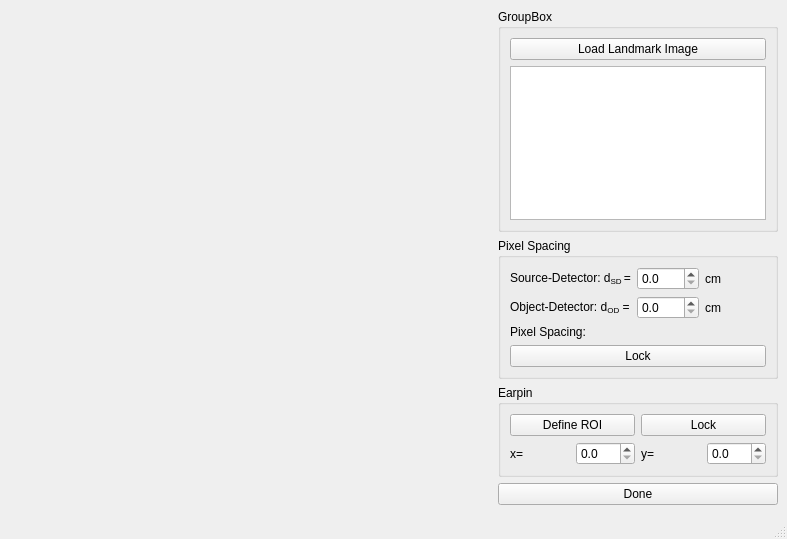
<?xml version="1.0" encoding="UTF-8"?>
<ui version="4.0">
 <class>Landmark</class>
 <widget class="QMainWindow" name="Landmark">
  <property name="geometry">
   <rect>
    <x>0</x>
    <y>0</y>
    <width>787</width>
    <height>539</height>
   </rect>
  </property>
  <property name="windowTitle">
   <string>Landmark Definition</string>
  </property>
  <widget class="QWidget" name="centralwidget">
   <layout class="QGridLayout" name="gridLayout_2">
    <item row="0" column="0" rowspan="2">
     <widget class="matplotlibWidget" name="Display_Landmarks" native="true">
      <property name="sizePolicy">
       <sizepolicy hsizetype="MinimumExpanding" vsizetype="Preferred">
        <horstretch>0</horstretch>
        <verstretch>0</verstretch>
       </sizepolicy>
      </property>
     </widget>
    </item>
    <item row="0" column="1">
     <widget class="QGroupBox" name="groupBox_2">
      <property name="sizePolicy">
       <sizepolicy hsizetype="Maximum" vsizetype="Preferred">
        <horstretch>0</horstretch>
        <verstretch>0</verstretch>
       </sizepolicy>
      </property>
      <property name="title">
       <string>GroupBox</string>
      </property>
      <layout class="QGridLayout" name="gridLayout">
       <item row="0" column="0">
        <widget class="QPushButton" name="Button_LoadLandmark">
         <property name="text">
          <string>Load Landmark Image</string>
         </property>
        </widget>
       </item>
       <item row="1" column="0">
        <widget class="QTextBrowser" name="Text_Filename"/>
       </item>
      </layout>
     </widget>
    </item>
    <item row="1" column="1">
     <layout class="QVBoxLayout" name="verticalLayout">
      <item>
       <widget class="QGroupBox" name="groupBox_autodetect">
        <property name="minimumSize">
         <size>
          <width>215</width>
          <height>0</height>
         </size>
        </property>
        <property name="title">
         <string>Pixel Spacing</string>
        </property>
        <layout class="QGridLayout" name="gridLayout_4">
         <item row="0" column="0">
          <widget class="QLabel" name="label_4">
           <property name="text">
            <string>&lt;html&gt;&lt;head/&gt;&lt;body&gt;&lt;p&gt;Source-Detector: d&lt;span style=&quot; vertical-align:sub;&quot;&gt;SD &lt;/span&gt;=&lt;/p&gt;&lt;/body&gt;&lt;/html&gt;</string>
           </property>
          </widget>
         </item>
         <item row="0" column="1">
          <widget class="QDoubleSpinBox" name="d_SourceDetector">
           <property name="decimals">
            <number>1</number>
           </property>
           <property name="maximum">
            <double>400.000000000000000</double>
           </property>
          </widget>
         </item>
         <item row="0" column="2">
          <widget class="QLabel" name="label_6">
           <property name="text">
            <string>cm</string>
           </property>
          </widget>
         </item>
         <item row="1" column="0">
          <widget class="QLabel" name="label_5">
           <property name="text">
            <string>&lt;html&gt;&lt;head/&gt;&lt;body&gt;&lt;p&gt;Object-Detector: d&lt;span style=&quot; vertical-align:sub;&quot;&gt;OD&lt;/span&gt; =&lt;/p&gt;&lt;/body&gt;&lt;/html&gt;</string>
           </property>
          </widget>
         </item>
         <item row="1" column="1">
          <widget class="QDoubleSpinBox" name="d_ObjectDetector">
           <property name="decimals">
            <number>1</number>
           </property>
           <property name="maximum">
            <double>400.000000000000000</double>
           </property>
          </widget>
         </item>
         <item row="1" column="2">
          <widget class="QLabel" name="label_7">
           <property name="text">
            <string>cm</string>
           </property>
          </widget>
         </item>
         <item row="2" column="0" colspan="3">
          <widget class="QLabel" name="LabelPixSpace">
           <property name="text">
            <string>Pixel Spacing:</string>
           </property>
          </widget>
         </item>
         <item row="3" column="0" colspan="3">
          <widget class="QPushButton" name="Button_accptPxSpace">
           <property name="text">
            <string>Lock</string>
           </property>
          </widget>
         </item>
        </layout>
       </widget>
      </item>
      <item>
       <widget class="QGroupBox" name="groupBox">
        <property name="title">
         <string>Earpin</string>
        </property>
        <layout class="QGridLayout" name="gridLayout_3">
         <item row="0" column="0" colspan="2">
          <widget class="QPushButton" name="Button_defineROI">
           <property name="enabled">
            <bool>true</bool>
           </property>
           <property name="text">
            <string>Define ROI</string>
           </property>
           <property name="checkable">
            <bool>true</bool>
           </property>
           <property name="checked">
            <bool>false</bool>
           </property>
           <property name="flat">
            <bool>false</bool>
           </property>
          </widget>
         </item>
         <item row="0" column="2" colspan="2">
          <widget class="QPushButton" name="Button_lockEarpin">
           <property name="enabled">
            <bool>true</bool>
           </property>
           <property name="text">
            <string>Lock</string>
           </property>
          </widget>
         </item>
         <item row="1" column="0">
          <widget class="QLabel" name="label_9">
           <property name="text">
            <string>x=</string>
           </property>
          </widget>
         </item>
         <item row="1" column="1">
          <widget class="QDoubleSpinBox" name="TxtEarpinX">
           <property name="decimals">
            <number>1</number>
           </property>
           <property name="maximum">
            <double>400.000000000000000</double>
           </property>
           <property name="singleStep">
            <double>0.100000000000000</double>
           </property>
          </widget>
         </item>
         <item row="1" column="2">
          <widget class="QLabel" name="label_10">
           <property name="text">
            <string>y=</string>
           </property>
          </widget>
         </item>
         <item row="1" column="3">
          <widget class="QDoubleSpinBox" name="TxtEarpinY">
           <property name="decimals">
            <number>1</number>
           </property>
           <property name="maximum">
            <double>400.000000000000000</double>
           </property>
           <property name="singleStep">
            <double>0.100000000000000</double>
           </property>
          </widget>
         </item>
        </layout>
       </widget>
      </item>
      <item>
       <widget class="QPushButton" name="Button_Done">
        <property name="text">
         <string>Done</string>
        </property>
       </widget>
      </item>
      <item>
       <spacer name="verticalSpacer">
        <property name="orientation">
         <enum>Qt::Vertical</enum>
        </property>
        <property name="sizeHint" stdset="0">
         <size>
          <width>20</width>
          <height>40</height>
         </size>
        </property>
       </spacer>
      </item>
     </layout>
    </item>
   </layout>
  </widget>
  <widget class="QMenuBar" name="menubar">
   <property name="geometry">
    <rect>
     <x>0</x>
     <y>0</y>
     <width>787</width>
     <height>26</height>
    </rect>
   </property>
  </widget>
  <widget class="QStatusBar" name="statusbar"/>
 </widget>
 <customwidgets>
  <customwidget>
   <class>matplotlibWidget</class>
   <extends>QWidget</extends>
   <header>matplotlibwidgetFile</header>
   <container>1</container>
  </customwidget>
 </customwidgets>
 <resources/>
 <connections/>
</ui>
